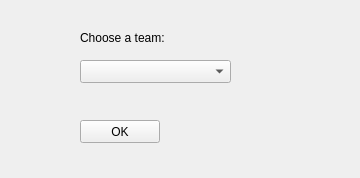
<?xml version="1.0" encoding="UTF-8"?>
<ui version="4.0">
 <class>Form</class>
 <widget class="QWidget" name="Form">
  <property name="geometry">
   <rect>
    <x>0</x>
    <y>0</y>
    <width>360</width>
    <height>178</height>
   </rect>
  </property>
  <property name="windowTitle">
   <string>Open Team</string>
  </property>
  <widget class="QLabel" name="label">
   <property name="geometry">
    <rect>
     <x>80</x>
     <y>30</y>
     <width>101</width>
     <height>16</height>
    </rect>
   </property>
   <property name="text">
    <string>Choose a team:</string>
   </property>
  </widget>
  <widget class="QComboBox" name="comboBox">
   <property name="geometry">
    <rect>
     <x>80</x>
     <y>60</y>
     <width>151</width>
     <height>23</height>
    </rect>
   </property>
  </widget>
  <widget class="QPushButton" name="pushButton">
   <property name="geometry">
    <rect>
     <x>80</x>
     <y>120</y>
     <width>80</width>
     <height>23</height>
    </rect>
   </property>
   <property name="text">
    <string>OK</string>
   </property>
  </widget>
 </widget>
 <resources/>
 <connections/>
</ui>
